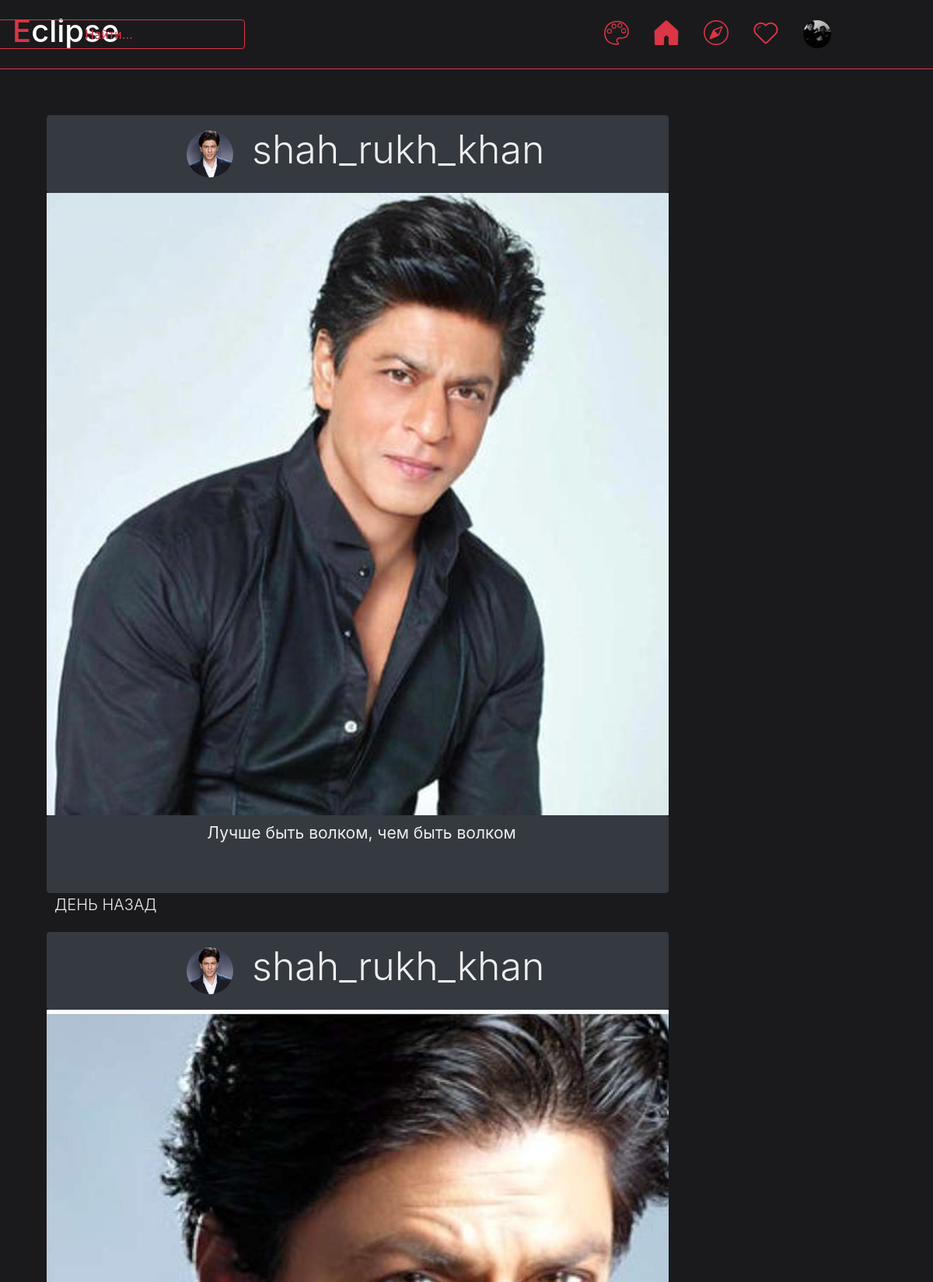
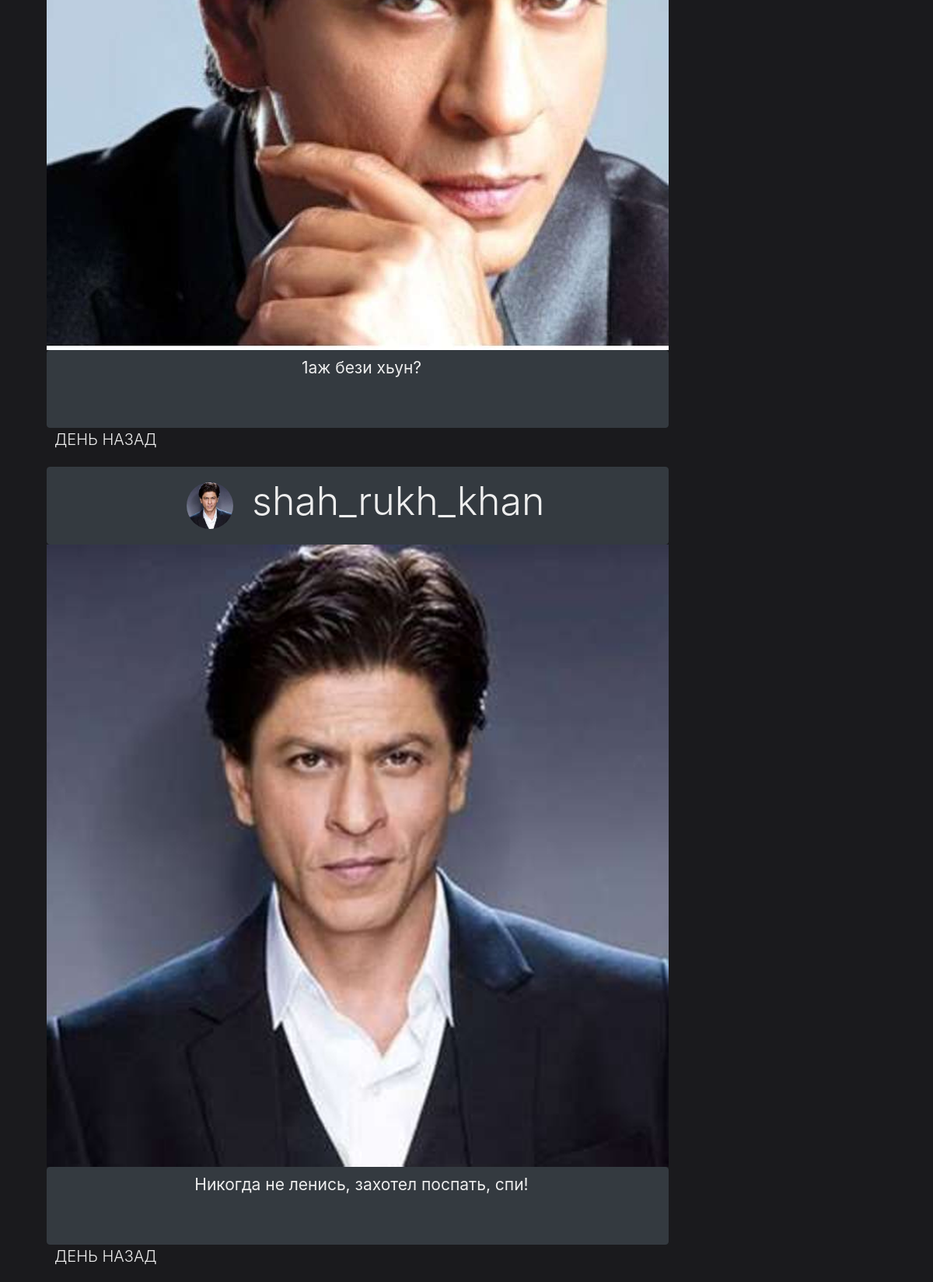
Page /home (signed in, upper part) on the committed database (2 pictures, top to bottom).
### data/users.py (models this page shows, shortened)
class User(SqlAlchemyBase, UserMixin):
    __tablename__ = 'users'
    id = sqlalchemy.Column(sqlalchemy.Integer,
                           primary_key=True, autoincrement=True)
    name = sqlalchemy.Column(sqlalchemy.String, nullable=True)
    full_name = sqlalchemy.Column(sqlalchemy.String, nullable=True, default='')
    email = sqlalchemy.Column(sqlalchemy.String,
                              index=True, unique=True, nullable=True)
    hashed_password = sqlalchemy.Column(sqlalchemy.String, nullable=True)
    phone = sqlalchemy.Column(sqlalchemy.String, nullable=True, default='+7 ')
    about = sqlalchemy.Column(sqlalchemy.String, nullable=True)
    filename_photo = sqlalchemy.Column(sqlalchemy.String, nullable=True, default='user_data/profile_photos/default.png')
    created_date = sqlalchemy.Column(sqlalchemy.DateTime,
                                     default=datetime.datetime.now)
    other_data = None
    def load_data(self):
        if os.path.isfile(f'static/user_data/additional_data/user_{self.id}.json'):
            file = open(f'static/user_data/additional_data/user_{self.id}.json', 'r')
            self.other_data = json.load(file)
        else:
            self.save_data()

### data/publications.py (models this page shows, shortened)
class Publication(SqlAlchemyBase, UserMixin):
    __tablename__ = 'publications'
    id = sqlalchemy.Column(sqlalchemy.Integer,
                           primary_key=True, autoincrement=True)
    user_id = sqlalchemy.Column(sqlalchemy.Integer)
    filename_photo = sqlalchemy.Column(sqlalchemy.String, nullable=True)
    about = sqlalchemy.Column(sqlalchemy.String, nullable=True)
    created_date = sqlalchemy.Column(sqlalchemy.DateTime,
                                     default=datetime.datetime.now)
    other_data = None

### main.py (the view)
@app.route('/home')
def home():     # Домашняя страница, тут показываются публикации только тех людей, на которых подписан пользователь
    db_sess = db_session.create_session()
    current_user.load_data()
    publications = db_sess.query(Publication).filter(
        Publication.user_id.in_((current_user.other_data['subscriptions']))).all()
    pubs = []
    for pub in publications:
        user = db_sess.query(User).filter(User.id == pub.user_id).first()   # Пользователь который опуликовал...
        date = get_date(pub.created_date)   # Дата...
        pubs.append([pub, user, date])   # ...
    return render_template('home.html', title='Home', theme=get_theme(), pubs=pubs)

### data/additional_methods.py (called while the page is built)
def get_date(date):
    period = datetime.datetime.now() - date
    result = ''
    if period.days > 7:
        result = date.date
    elif period.days > 1:
        result = f'{period.days} дней назад'
    elif period.days == 1:
        result = f'День назад'
    elif period.seconds // 3600 > 1:
        result = f'{period.seconds // 3600} часов назад'
    elif period.seconds // 3600 == 1:
        result = f'Час назад'
    elif period.seconds // 60 > 1:
        result = f'{period.seconds // 60} минут назад'
    elif period.seconds // 60 == 1:
        result = f'минуту назад'
    elif period.seconds > 1:
        result = f'{period.seconds} секунды назад'
    else:
        result = f'Только что'
    return result.upper()

### data/db_session.py (called while the page is built)
def create_session() -> Session:
    global __factory
    return __factory()

### main.py (called while the page is built)
def get_theme():    # Возвращает текушую тему
    return themes[int(request.cookies.get("theme_index", 0))]

@login_manager.user_loader
def load_user(user_id):
    db_sess = db_session.create_session()
    return db_sess.query(User).get(user_id)

### templates/home.html
{% extends "base.html" %}
{% block content %}
<div class="album py-5">
        <div class="container center">
            <div class="" style="width: 1065px">
                {% if pubs %}
                    {% for pub, user, date in pubs %}
                        <div class="col" style="margin-top: 20px">
                            <a href="/profile/{{user.name}}" class="btn btn-{{theme.style_btn}}" style="width: 800px; height: 100px;">
                                <img src="{{ url_for('static', filename=user.filename_photo) }}" width="60" height="60"
                                     class="rounded-circle" style="margin-left: 20px; margin-bottom: 15px">
                                <name-text style="margin-left: 20px;">{{ user.name}}</name-text>
                            </a>
                            <a href="/show_publication/{{pub.id}}"><img src="{{ url_for('static', filename=pub.filename_photo) }}" width="800" height="800"></a>
                            <a href="/show_publication/{{pub.id}}">
                                <div class="btn btn-{{theme.style_btn}}" style="width: 800px; height: 100px;">
                                    <st style="margin-left: 10px">{{pub.about}}</st>
                                </div>
                            </a>
                            <div align="left">
                                <bl-300 style="margin-left: 10px;" tyle="font-size: 15px; font-weight: 200;"> {{date}}</bl-300>
                            </div>
                        </div>
                    {% endfor %}
                {% endif %}
            </div>
        </div>
      </div>
{% endblock %}

### templates/base.html (shortened to what this page needs)
<!doctype html>
<html lang="en">
<head>
    <link rel="stylesheet"
          href="https://stackpath.bootstrapcdn.com/bootstrap/4.4.1/css/bootstrap.min.css"
>
    <link rel="stylesheet" href="{{ url_for('static', filename=theme.css_file) }}">
</head>
<body>
<header class="p-3 mb-3 border-bottom border-{{theme.style}}" style="background-color: {{theme.background_color}}; position: fixed; width: 1920px; z-index: 1">
    <div class="d-flex flex-wrap align-items-center justify-content-center justify-content-lg-start">
        {% if current_user.is_authenticated %}
            <h1 style="color: {{theme.color}}">E<span class="white">clipse</span></h1>
              <a href="/search" class="col-12 col-lg-auto mb-3 mb-lg-0 me-lg-3" style="width: 350px; position: fixed; right: 900px;">
                  <button type="button" class="btn btn-outline-{{theme.style}}" style="width: 350px;">Найти...</button>
              </a>
            <ul class="nav col-12 col-lg-auto me-lg-auto mb-2 justify-content-center mb-md-0" style="position: fixed; right: 100px;">
                <li><a href="/change_theme" class="nav-link px-3">
                    <img src="{{ url_for('static', filename='icons/' + theme.icon_name + 'circle.png') }}" width="32" height="32">
                </a></li>
                <li><a href="/home" class="nav-link px-3">
                    {% if request.path == "/home" %}
                        <img src="{{ url_for('static', filename='icons/' + theme.icon_name + 'home_true.png') }}" width="32" height="32">
                    {% else %}
                        <img src="{{ url_for('static', filename='icons/' + theme.icon_name + 'home_false.png') }}" width="32" height="32">
                    {% endif %}
                </a></li>
                <li><a href="/explore" class="nav-link px-3">
                    {% if request.path == "/explore" %}
                        <img src="{{ url_for('static', filename='icons/' + theme.icon_name + 'explore_true.png') }}" width="32" height="32">
                    {% else %}
                        <img src="{{ url_for('static', filename='icons/' + theme.icon_name + 'explore_false.png') }}" width="32" height="32">
                    {% endif %}
                </a></li>
                <li><a href="/notification" class="nav-link px-3">
                    {% if request.path == "/notification" %}
                        <img src="{{ url_for('static', filename='icons/' + theme.icon_name + 'like_true.png') }}" width="32" height="32">
                    {% else %}
                        <img src="{{ url_for('static', filename='icons/' + theme.icon_name + 'like_false.png') }}" width="32" height="32">
                    {% endif %}
                </a></li>
                <li><a href="/profile/{{ current_user.name }}" class="nav-link px-3">
                    <img src="{{ url_for('static', filename=current_user.filename_photo) }}" width="36" height="36" class="rounded-circle">
                </a></li>
            </ul>
        {% else %}
            <p>
                <a class="btn btn-primary" href="/register">Зарегистрироваться</a>
                <a class="btn btn-success" href="/login">Войти</a>
            </p>
        {% endif %}
    </div>
</header>
<main role="main" class="container" style="background-color: {{theme.background_color}}; position: relative; top: 80px; max-width: 1920px; min-height: 1000px">
    {% block content %}
    {% endblock %}
</main>
</body>
</html>

### static/css/red_dark.css (style rules this page uses)
st { color: #eeeeee; font-size: 21px; margin-left: 50px; margin-top: 10px; }
bl-300 { color: #eeeeee; font-size: 20px; font-weight: 300; margin-left: 50px; }
name-text { color: #eeeeee; font-size: 50px; font-weight: 300; }
.white { color: #ffffff }

### rows in the picture
User: filename_photo (picture)
Publication: filename_photo (picture), name "shah_rukh_khan", about "Лучше быть волком, чем быть волком", date "ДЕНЬ НАЗАД"
Publication: filename_photo (picture), name "shah_rukh_khan", about "1аж бези хьун?", date "ДЕНЬ НАЗАД"
Publication: filename_photo (picture), name "shah_rukh_khan", about "Никогда не ленись, захотел поспать, спи!", date "ДЕНЬ НАЗАД"
